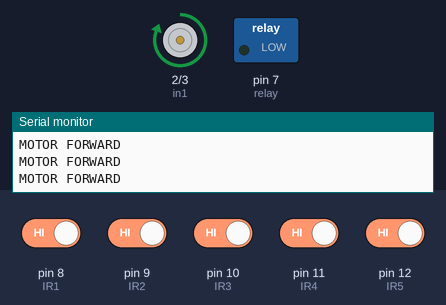
Simulated run of this sketch. Board: Arduino Uno, built with avr-gcc and run on an emulated ATmega328P. Shown: motor-driver pin pairs drawn as motors (green arrow = first pin HIGH = forward, orange = second pin HIGH = backward, longer = more drive), switched loads named in the sketch (green lamp = pin HIGH), the last lines printed to the serial monitor. The test bench sets the inputs (shaded band); at power-on: pin 8 (IR1), pin 9 (IR2), pin 10 (IR3), pin 11 (IR4), pin 12 (IR5) HIGH. Pins used as bus, display or sensor lines are not drawn.

Above: at 1.2 s.
1.3 s: pin 9 (IR2) driven LOW
At 2.2 s:
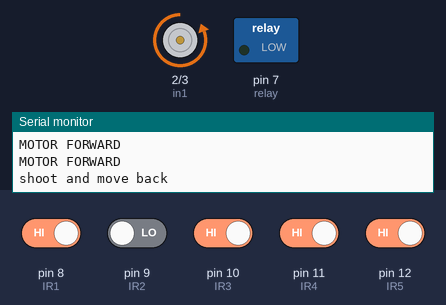
2.8 s: pin 8 (IR1) driven LOW
At 4.2 s:
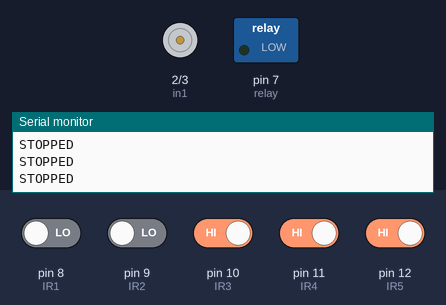
Timing chart, 0 to 5.8 s (numbered marks = the images above; inputs shaded):
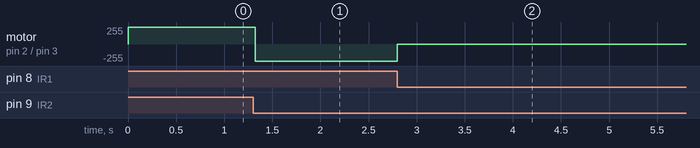

Measured:
- after the input at 1.3 s, motor on pin 2 (in1) / pin 3 (in2): forward 255/255 → backward 255/255 at once
- after the input at 2.8 s, motor on pin 2 (in1) / pin 3 (in2): backward 255/255 → stopped at once

The sketch:

sketch_mar1b.ino
```cpp
#define IR1 8
#define IR2 9
#define IR3 10
#define IR4 11
#define IR5 12
//hercules
#define pwm 127
#define en 1
#define in1 2
#define in2 3
//relay
#define relay 7

int flag1 = 0, flag2 = 0, flag3 = 0, flag4 = 0, flag5 = 0;
int flag, flagtrig;
void forward() {
  digitalWrite(en, pwm);
  digitalWrite(in1, HIGH);
  digitalWrite(in2, LOW);
}
void backward() {
  digitalWrite(en, pwm);
  digitalWrite(in1, LOW);
  digitalWrite(in2, HIGH);
}
void stop() {
  digitalWrite(in1, LOW);
  digitalWrite(in2, LOW);
}
void setup() {
  Serial.begin(9600);
  //IR
  pinMode(IR1, INPUT);
  pinMode(IR2, INPUT);
  pinMode(IR3, INPUT);
  pinMode(IR4, INPUT);
  pinMode(IR5, INPUT);
  //relay
  pinMode(relay, OUTPUT);
  //motor
  pinMode(en, OUTPUT);
  pinMode(in1, OUTPUT);
  pinMode(in2, OUTPUT);
}

void loop() {
  /*
    read whether the ring is pushed or not
    flagtrig=1;
  */
  flagtrig=1;
  //READING IR VALUE
  int ir1_value = digitalRead(IR1);
  int ir2_value = digitalRead(IR2);
  int ir3_value = digitalRead(IR3);
  int ir4_value = digitalRead(IR4);
  int ir5_value = digitalRead(IR5);

  if (ir1_value == 0) {
    flag1 = 1;
  }
  if (ir2_value == 0) {
    flag2 = 1;
  }
  if (ir3_value == 0) {
    flag3 = 1;
  }
  if (ir4_value == 0) {
    flag4 = 1;
  }
  if (ir5_value == 0) {
    flag5 = 1;
  }

  if (flagtrig == 1 && flag == 0) {
    //relay HIGH;
    Serial.println("MOTOR FORWARD");
    forward();
  }
  if (flag == 0 && flag2 == 1) {
    flag = 1;
    //shoot;
    backward();
    Serial.println("shoot and move back");
  }
  if (flag1 == 1 && flag == 1) {
    stop();
    Serial.println("STOPPED");
  }
}
```
